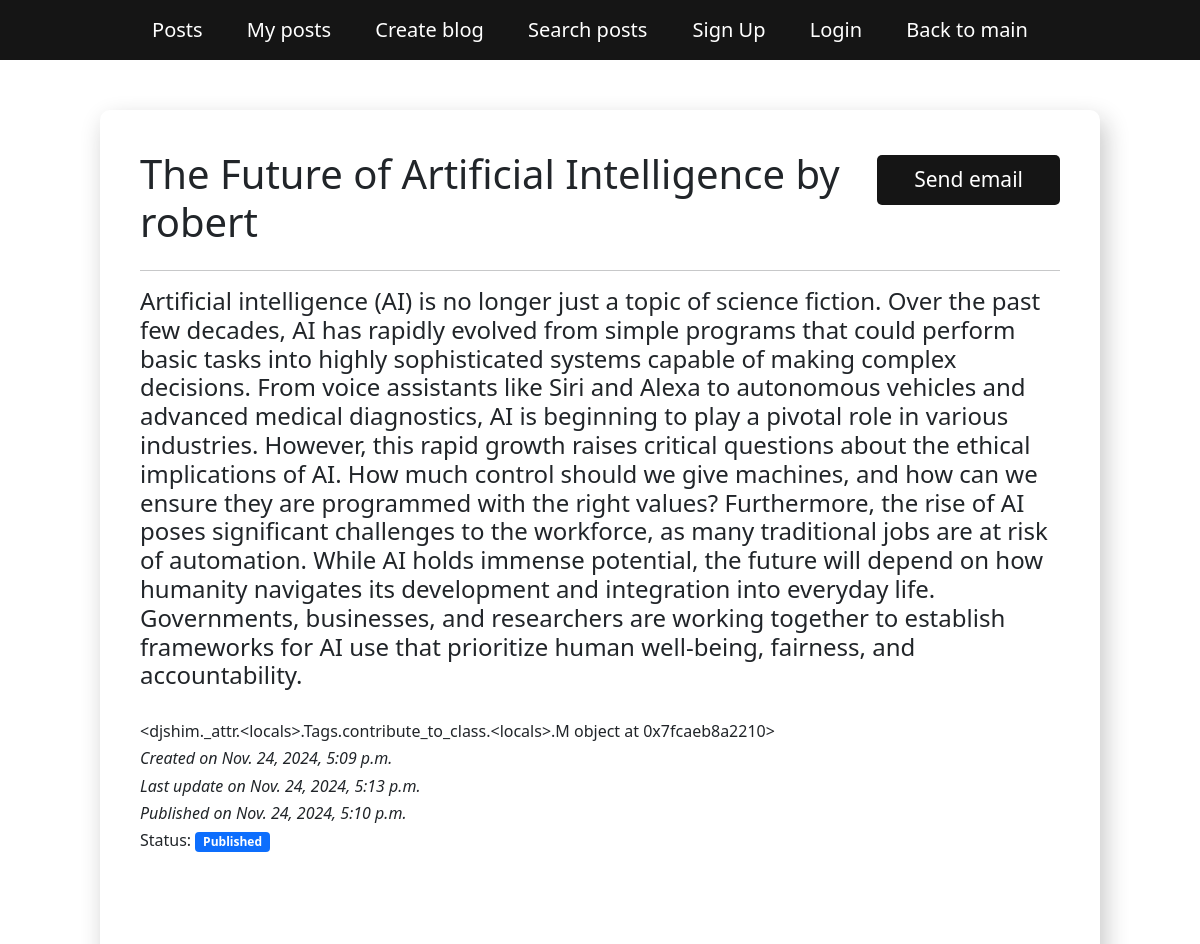
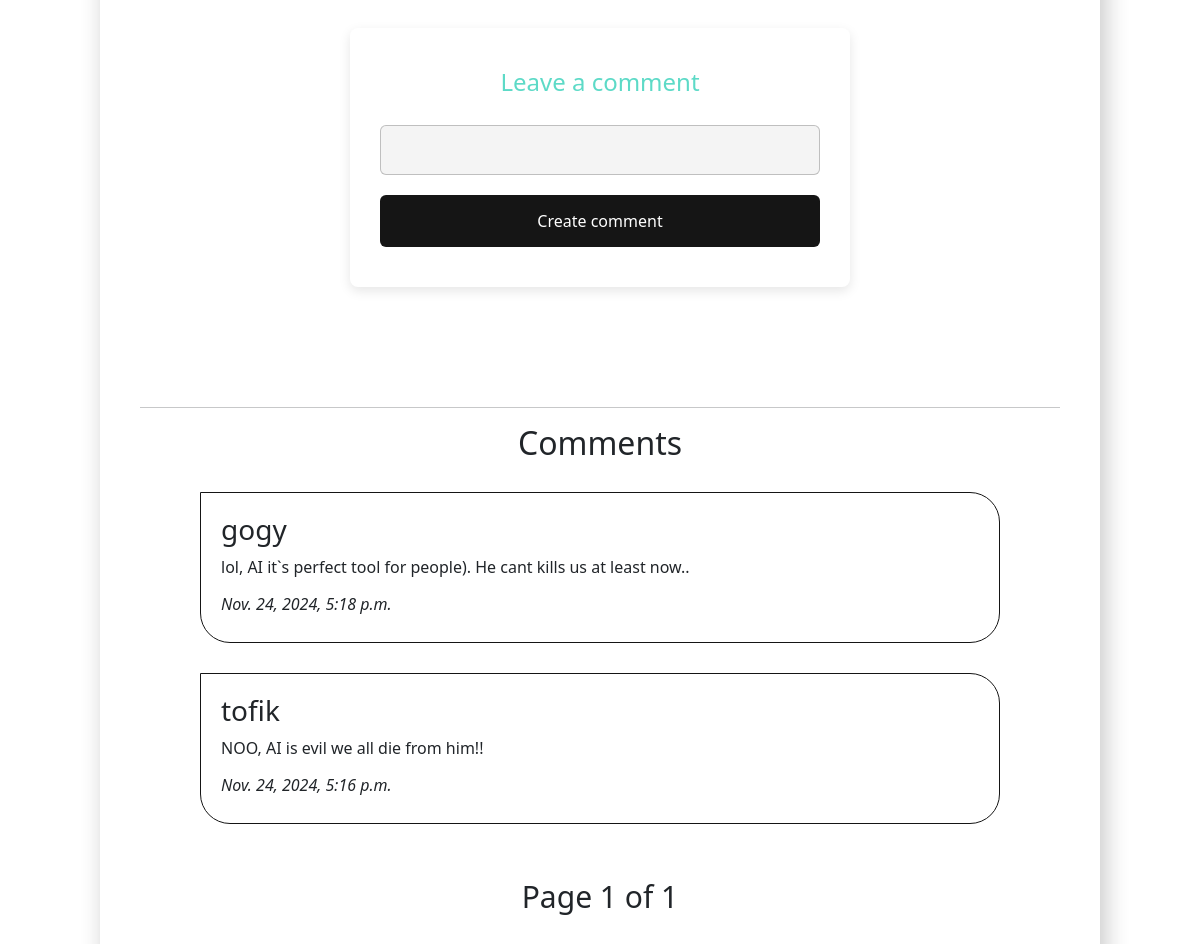
The app's page /blog/blog/the-future-of-artificial-intelligence/ with its own data (2 pictures, top to bottom).
### blog/models.py (models this page shows, shortened)
class BlogPost(models.Model):
   class Status(models.TextChoices):
      DRAFT = 'D', _('Draft')
      PUBLISHED = 'P', _('Published')
   title = models.CharField(max_length=200, validators=[MinLengthValidator(10)], verbose_name=_('Title'))
   text = models.TextField(validators=[MinLengthValidator(10)], verbose_name=_('Text'))
   owner = models.ForeignKey(settings.AUTH_USER_MODEL, on_delete=models.CASCADE, verbose_name=_('Owner'))
   created_at = models.DateTimeField(auto_now_add=True, verbose_name=_('Created At'))
   updated_at = models.DateTimeField(auto_now=True, verbose_name=_('Updated At'))
   slug = models.SlugField(max_length=200, null=False, unique=True, blank=True, verbose_name=_('Slug'))
   tags = TaggableManager(verbose_name=_('Tags'))
   published_at = models.DateTimeField(blank=True, null=True, default=None, verbose_name=_('Published At'))
   status = models.CharField(max_length=1, choices=Status, default=Status.DRAFT, verbose_name=_('Status'))
   objects = models.Manager()
   published_objects = PublishedBlogPostManager()

class CommentForBlogPost(models.Model):
   owner = models.ForeignKey(settings.AUTH_USER_MODEL, on_delete=models.CASCADE, related_name='comments_owned')
   post = models.ForeignKey(BlogPost, on_delete=models.CASCADE, related_name='comments')
   text = models.CharField(max_length=300)
   created_at = models.DateTimeField(auto_now_add=True)
   slug = models.SlugField(max_length=200, null=False, unique=True, blank=True, verbose_name=_('Slug'))

### blog/views.py (the view, shortened to what this page needs)
# urls.py: path('blog/<slug:slug>/', BlogDetailView.as_view(), name='post'),
class BlogDetailView(DetailView):
    model = BlogPost
    slug_field = 'slug'
    def get_context_data(self, **kwargs):
        context = super().get_context_data(**kwargs)
        comments = CommentForBlogPost.objects.filter(post=self.get_object()).order_by('-created_at')
        paginator = Paginator(comments, 7)
        page_number = self.request.GET.get('page')
        page_obj = paginator.get_page(page_number)
        context['page_obj'] = page_obj
        context['form'] = CommentForBlogPostForm()
        context['email_form'] = EmailForm()
        return context

### blog/forms.py
class CommentForBlogPostForm(ModelForm):
    class Meta:
        model = CommentForBlogPost
        fields = ['text']

class EmailForm(Form):
    subject = forms.CharField()
    text = forms.CharField(widget=forms.Textarea)
    to = forms.EmailField()

### blog/templates/blog/blogpost_detail.html (shortened to what this page needs)
{% extends 'blog/base.html' %}
{% block content %}
    <main>
        <div id="detail">
            <div id="header-of-post">
               <h1>{{ blogpost.title }} by {{ blogpost.owner }}</h1>
                <button type="button" class="btn" data-bs-toggle="modal" data-bs-target="#exampleModalEmail" style="width: 200px; height: 50px;">
                  Send email
                </button>
            </div>
            <hr>
            <h4>{{ blogpost.text }}</h4> <br>
            <h6>{{ blogpost.tags }}</h6>
            <h6><i>Created on {{ blogpost.created_at }}</i></h6>
            <h6><i>Last update on {{ blogpost.updated_at }}</i></h6>
            {% if blogpost.status == 'P' %}
                <h6><i>Published on {{ blogpost.published_at }}</i></h6>
            {% else %}
                <h6></h6>
            {% endif %}
            {% if blogpost.status == 'P' %}
                <h6>Status: <span class="badge bg-primary">{{ blogpost.get_status_display }}</span></h6>
            {% else %}
                <h6>Status: <span class="badge bg-secondary">{{ blogpost.get_status_display }}</span></h6>
            {% endif %}
            <div style="display: flex; justify-content: center; align-items: center; flex-direction: column; margin: 100px 0 100px 0">
                <form method="post" style="margin: 20px 0;">
                    <h2>Leave a comment</h2>
                    {{ form.text }}
                    <input type="submit" value="Create comment">
                </form>
            </div>
            <hr>
            <div style="display:flex; justify-content: center;">
                <h2 style="margin-bottom: 30px">Comments</h2>
            </div>
            {% for comment in page_obj %}
            <div class="comment">
                <h3>{{ comment.owner }}</h3>
                <p>{{ comment.text }}</p>
                <h6><i>{{ comment.created_at }}</i></h6>
            </div>
            {% empty %}
                <p>No comments yet.</p>
            {% endfor %}
            <div class="pagination">
                <span class="step-links">
                    <span class="current">
                        Page {{ page_obj.number }} of {{ page_obj.paginator.num_pages }}
                    </span>
                </span>
            </div>
        </div>
    </main>
{% endblock %}

### blog/templates/blog/base.html (shortened to what this page needs)
<!doctype html>
<html lang="en">
<head>
    {% load static %}
    <link href="https://cdn.jsdelivr.net/npm/bootstrap@5.0.2/dist/css/bootstrap.min.css" rel="stylesheet">
    <link href='https://unpkg.com/boxicons@2.1.4/css/boxicons.min.css' rel='stylesheet'>
    <link rel="stylesheet" href="{% static 'blog/css/style.css' %}">
</head>
<body>
    <div class="container-fluid header">
        <div class="row">
            <div class="col-12">
                <a href="{% url 'blog:posts' %}">Posts</a>
                <a href="{% url 'blog:my-posts' %}">My posts</a>
                <a href="{% url 'blog:create-post' %}">Create blog</a>
                <a class="" data-bs-toggle="modal" data-bs-target="#exampleModal">
                  Search posts
                </a>
                <a href="{% url 'blog:register' %}">Sign Up</a>
                <a href="{% url 'blog:login' %}">Login</a>
                <a href="{% url 'home' %}">Back to main</a>
            </div>
        </div>
    </div>
    <div class="container">
        <div class="row">
            <div class="col-12">
                {% block content %}{% endblock %}
            </div>
        </div>
    </div>
</body>
</html>

### blog/static/blog/css/style.css (style rules this page uses)
:root { --primary-color: rgba(21, 21, 21, 0.24); --second-color: #5ddac7; --black-color: #151515; --error-color: #e50000; }
* { padding: 0; margin: 0; text-decoration: none; list-style: none }
.btn { color: white; background-color: var(--black-color); padding: 7px 22px; border-radius: 5px; font-size: 21px; transition: .2s ease-in; border: none; margin-top: 20px; width: 400px; }
main { margin-top: 50px; display: flex; justify-content: center; flex-direction: column; align-items: center; }
form { background-color: #fff; padding: 40px 30px; border-radius: 8px; box-shadow: 0 4px 12px rgba(0, 0, 0, 0.1); width: 100%; max-width: 500px; display: flex; flex-direction: column; gap: 20px; }
input[type="text"], input[type="email"], input[type="password"], textarea { padding: 12px 16px; border: 1px solid var(--primary-color); border-radius: 6px; font-size: 16px; color: var(--black-color); background-color: #f4f4f4; transition: border-color 0.2s ease, box-shadow 0.2s ease; width: 100%; }
input[type="submit"] { padding: 14px 24px; background-color: var(--black-color); color: white; border: none; border-radius: 6px; font-size: 16px; cursor: pointer; transition: background-color 0.2s ease, transform 0.2s ease; width: 100%; }
form h2 { text-align: center; font-size: 24px; color: var(--second-color); }
#detail { box-shadow: 5px 10px 25px var(--primary-color); padding: 40px; border-radius: 10px; width: 1000px; }
.comment { border: 1px solid var(--black-color); padding: 20px; border-radius: 0px 30px 30px 30px; word-wrap: break-word; white-space: normal; width: 800px; margin: 0 auto 30px; }

### records on screen
BlogPost: title "The Future of Artificial Intelligence", owner "robert", text "Artificial intelligence (AI) is no longer just a topic of science fiction. Over the past few decades, AI has rapidly evolved from simple programs that could perform basic tasks into highly sophisticated systems capable of making complex decisions. From voice assistants like Siri and Alexa to autonomous vehicles and advanced medical diagnostics, AI is beginning to play a pivotal role in various industries. However, this rapid growth raises critical questions about the ethical implications of AI. How much control should we give machines, and how can we ensure they are programmed with the right values? Furthermore, the rise of AI poses significant challenges to the workforce, as many…", tags "<djshim._attr.<locals>.Tags.contribute_to_class.<locals>.M object at 0x7fcaeb8a2210>", created_at "Nov. 24, 2024, 5:09 p.m.", updated_at "Nov. 24, 2024, 5:13 p.m.", published_at "Nov. 24, 2024, 5:10 p.m.", status "Published"
CommentForBlogPost: owner "gogy", text "lol, AI it`s perfect tool for people). He cant kills us at least now..", created_at "Nov. 24, 2024, 5:18 p.m."
CommentForBlogPost: owner "tofik", text "NOO, AI is evil we all die from him!!", created_at "Nov. 24, 2024, 5:16 p.m."

### other values on screen
{{ page_obj.number }} "1"
{{ page_obj.paginator.num_pages }} "1"
